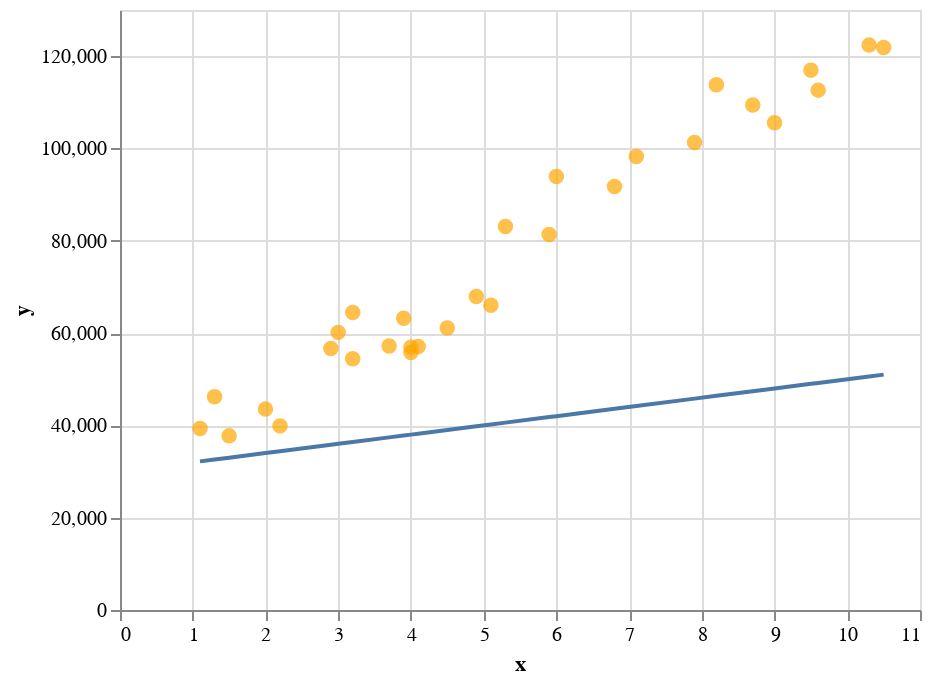

The notebook cell saved with this chart:
### Markdown cell above
**[4.5]** Choose 2 new values for the model parameters (`a` and `b`) and use the defined function to check the predictions results

### Code cell
check_parameters(2000,30000,x,y)

### Figure 1 — Vega-Lite specification as saved in the notebook (floating-point values rounded to 4 significant figures)
{"config": {"view": {"continuousWidth": 400, "continuousHeight": 300}}, "layer": [{"data": {"name": "data-1ee9df97fb10d69c78502e814767ebb8"}, "mark": {"type": "circle", "color": "orange", "size": 60}, "encoding": {"x": {"field": "x", "type": "quantitative"}, "y": {"field": "y", "type": "quantitative"}}}, {"data": {"name": "data-6685946a0a10059aeb0154856ab4b80e"}, "mark": "line", "encoding": {"x": {"field": "x", "type": "quantitative"}, "y": {"field": "y", "type": "quantitative"}}}], "$schema": "https://vega.github.io/schema/vega-lite/v4.17.0.json", "datasets": {"data-1ee9df97fb10d69c78502e814767ebb8": [{"x": 1.1, "y": 39340.0}, {"x": 1.3, "y": 46200.0}, {"x": 1.5, "y": 37730.0}, {"x": 2.0, "y": 43520.0}, {"x": 2.2, "y": 39890.0}, {"x": 2.9, "y": 56640.0}, {"x": 3.0, "y": 60150.0}, {"x": 3.2, "y": 54440.0}, {"x": 3.2, "y": 64440.0}, {"x": 3.7, "y": 57190.0}, {"x": 3.9, "y": 63220.0}, {"x": 4.0, "y": 55790.0}, {"x": 4.0, "y": 56960.0}, {"x": 4.1, "y": 57080.0}, {"x": 4.5, "y": 61110.0}, {"x": 4.9, "y": 67940.0}, {"x": 5.1, "y": 66030.0}, {"x": 5.3, "y": 83090.0}, {"x": 5.9, "y": 81360.0}, {"x": 6.0, "y": 93940.0}, {"x": 6.8, "y": 91740.0}, {"x": 7.1, "y": 98270.0}, {"x": 7.9, "y": 101300.0}, {"x": 8.2, "y": 113800.0}, {"x": 8.7, "y": 109400.0}, {"x": 9.0, "y": 105600.0}, {"x": 9.5, "y": 117000.0}, {"x": 9.6, "y": 112600.0}, {"x": 10.3, "y": 122400.0}, {"x": 10.5, "y": 121900.0}], "data-6685946a0a10059aeb0154856ab4b80e": [{"x": 1.1, "y": 32200.0}, {"x": 1.3, "y": 32600.0}, {"x": 1.5, "y": 33000.0}, {"x": 2.0, "y": 34000.0}, {"x": 2.2, "y": 34400.0}, {"x": 2.9, "y": 35800.0}, {"x": 3.0, "y": 36000.0}, {"x": 3.2, "y": 36400.0}, {"x": 3.2, "y": 36400.0}, {"x": 3.7, "y": 37400.0}, {"x": 3.9, "y": 37800.0}, {"x": 4.0, "y": 38000.0}, {"x": 4.0, "y": 38000.0}, {"x": 4.1, "y": 38200.0}, {"x": 4.5, "y": 39000.0}, {"x": 4.9, "y": 39800.0}, {"x": 5.1, "y": 40200.0}, {"x": 5.3, "y": 40600.0}, {"x": 5.9, "y": 41800.0}, {"x": 6.0, "y": 42000.0}, {"x": 6.8, "y": 43600.0}, {"x": 7.1, "y": 44200.0}, {"x": 7.9, "y": 45800.0}, {"x": 8.2, "y": 46400.0}, {"x": 8.7, "y": 47400.0}, {"x": 9.0, "y": 48000.0}, {"x": 9.5, "y": 49000.0}, {"x": 9.6, "y": 49200.0}, {"x": 10.3, "y": 50600.0}, {"x": 10.5, "y": 51000.0}]}}
